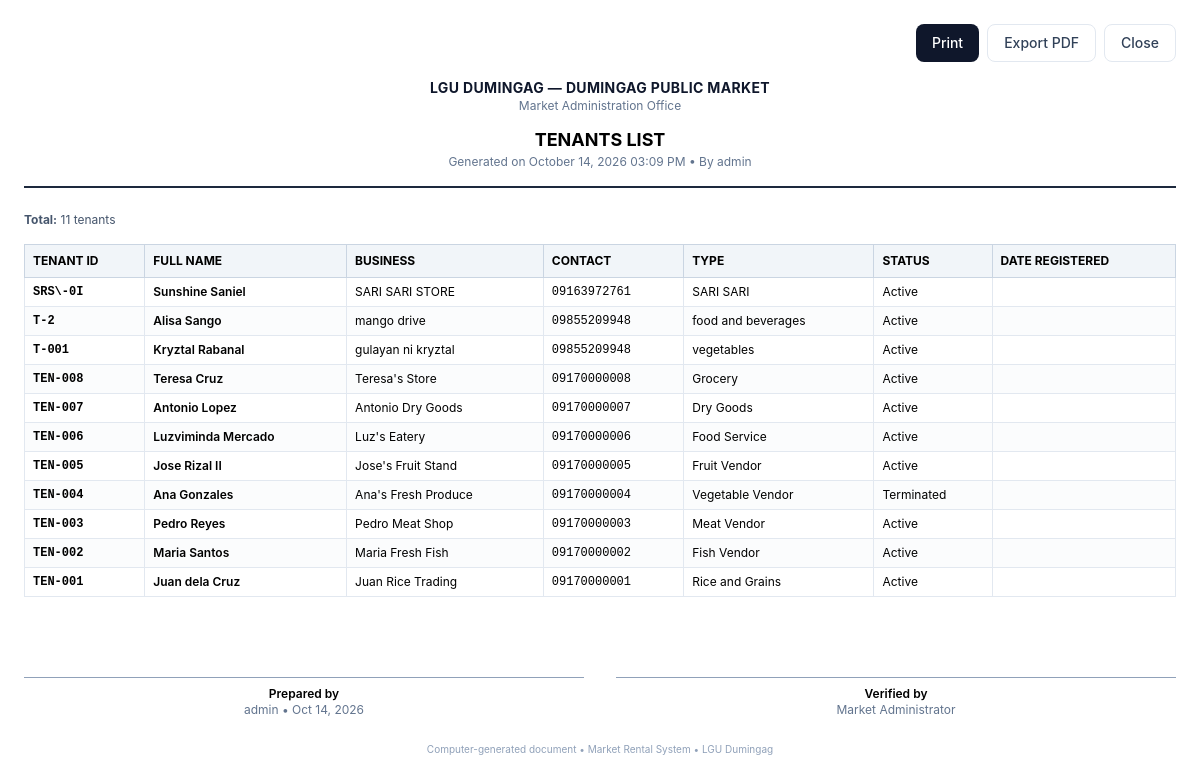
The page /tenants/print/ (signed in) on the database its author committed.
### core/models.py (models this page shows, shortened)
class SystemSetting(models.Model):
    PENALTY_TYPE_CHOICES = [
        ('fixed', 'Fixed'),
        ('percentage', 'Percentage'),
    ]
    municipality_name = models.CharField(max_length=200)
    market_name = models.CharField(max_length=200)
    office_name = models.CharField(max_length=200)
    receipt_prefix = models.CharField(max_length=20)
    default_due_day = models.PositiveIntegerField(default=5)
    penalty_type = models.CharField(max_length=20, choices=PENALTY_TYPE_CHOICES, default='percentage')
    penalty_value = models.DecimalField(max_digits=10, decimal_places=2, default=0)
    grace_period = models.PositiveIntegerField(default=5)
    logo = models.ImageField(upload_to='logos/', blank=True, null=True)
    theme_color = models.CharField(max_length=7, default='#003366')
    terms_and_conditions = models.TextField(
        default=DEFAULT_CONTRACT_TERMS,
        blank=True,
        help_text='One clause per line. Printed on every rental contract.',
    )
    class Meta:
        verbose_name = 'System Setting'
        verbose_name_plural = 'System Settings'

class Tenant(models.Model):
    STATUS_CHOICES = [
        ('Active', 'Active'),
        ('Inactive', 'Inactive'),
        ('Suspended', 'Suspended'),
        ('Terminated', 'Terminated'),
    ]
    tenant_id = models.CharField(max_length=20, unique=True)
    user = models.OneToOneField(User, on_delete=models.SET_NULL, null=True, blank=True, related_name='tenant')
    full_name = models.CharField(max_length=200)
    first_name = models.CharField(max_length=100, blank=True)
    middle_name = models.CharField(max_length=100, blank=True)
    last_name = models.CharField(max_length=100, blank=True)
    address = models.TextField()
    street = models.CharField(max_length=200, blank=True)
    barangay = models.CharField(max_length=100, blank=True)
    municipality = models.CharField(max_length=100, blank=True)
    province = models.CharField(max_length=100, blank=True)
    contact_number = models.CharField(max_length=20)
    email = models.EmailField(blank=True)
    valid_id_type = models.CharField(max_length=100, blank=True)
    valid_id_number = models.CharField(max_length=100, blank=True)
    valid_id_image = models.ImageField(upload_to='tenant_ids/', blank=True, null=True)
    business_name = models.CharField(max_length=200, blank=True)
    business_type = models.CharField(max_length=100, blank=True)
    emergency_contact_name = models.CharField(max_length=200, blank=True)
    emergency_contact_number = models.CharField(max_length=20, blank=True)
    status = models.CharField(max_length=20, choices=STATUS_CHOICES, default='Active')
    date_registered = models.DateField(auto_now_add=True)
    notes = models.TextField(blank=True)
    created_at = models.DateTimeField(auto_now_add=True)
    updated_at = models.DateTimeField(auto_now=True)
    class Meta:
        ordering = ['full_name']

### core/views/tenants.py (the view)
# urls.py: path('tenants/print/', tenant_list_print, name='tenant_list_print'),
@staff_required
def tenant_list_print(request):
    tenants = Tenant.objects.all().order_by('-created_at', '-id')
    status_filter = request.GET.get('status')
    search_query = request.GET.get('search')
    if status_filter:
        tenants = tenants.filter(status=status_filter)
    if search_query:
        tenants = tenants.filter(
            Q(full_name__icontains=search_query) |
            Q(tenant_id__icontains=search_query) |
            Q(business_name__icontains=search_query)
        )
    from core.models import SystemSetting
    context = {
        'tenants': tenants,
        'status_filter': status_filter,
        'search_query': search_query,
        'system_settings': SystemSetting.objects.first(),
        'user': request.user,
        'now': __import__('django.utils.timezone', fromlist=['now']).now(),
    }
    return render(request, 'tenants/print_list.html', context)

### core/context_processors.py (called while the page is built)
def system_settings(request):
    settings = SystemSetting.objects.first()
    return {'system_settings': settings}

def static_version(request):
    try:
        mtime = int((settings.BASE_DIR / "static" / "css" / "output.css").stat().st_mtime)
    except OSError:
        mtime = ""
    return {"STATIC_VERSION": mtime}

### core/permissions.py (called while the page is built)
def get_user_role(user):
    try:
        return user.profile.role
    except Exception:
        if user.is_superuser:
            return 'admin'
        return None

def role_required(allowed_roles):
    allowed = set(allowed_roles)
    def decorator(view_func):
        @wraps(view_func)
        @login_required
        def _wrapped(request, *args, **kwargs):
            role = get_user_role(request.user)
            if request.user.is_superuser:
                return view_func(request, *args, **kwargs)
            if role not in allowed:
                messages.error(request, 'You do not have permission to access that page.')
                return redirect('dashboard')
            return view_func(request, *args, **kwargs)
        return _wrapped
    return decorator

### templates/tenants/print_list.html (shortened to what this page needs)
{% load static humanize %}<!DOCTYPE html>
<html lang="en">
<head>
  <link rel="stylesheet" href="{% static 'css/output.css' %}?v={{ STATIC_VERSION }}">
</head>
<body class="bg-white p-6 font-sans">
  <div class="max-w-6xl mx-auto">
    <div class="no-print mb-4 flex justify-end gap-2">
      <button onclick="window.print()" class="inline-flex items-center gap-2 rounded-lg bg-slate-900 px-4 py-2 text-sm font-medium text-white hover:bg-black">Print</button>
      <a href="?{{ request.GET.urlencode }}&export=pdf" onclick="event.preventDefault(); window.location.href='{% url 'tenant_list_export_pdf' %}?{{ request.GET.urlencode }}'" class="inline-flex items-center gap-2 rounded-lg border border-slate-200 bg-white px-4 py-2 text-sm font-medium text-slate-700 hover:bg-slate-50">Export PDF</a>
      <button onclick="window.close()" class="rounded-lg border border-slate-200 bg-white px-4 py-2 text-sm font-medium text-slate-700 hover:bg-slate-50">Close</button>
    </div>
    <div class="text-center border-b-2 border-slate-800 pb-4 mb-6">
      <h1 class="text-sm font-bold uppercase tracking-wide text-slate-900">{{ system_settings.municipality_name|default:"Municipality" }} — {{ system_settings.market_name|default:"Public Market" }}</h1>
      <p class="text-xs text-slate-500">{{ system_settings.office_name|default:"Market Administration Office" }}</p>
      <h2 class="mt-3 text-lg font-bold uppercase">Tenants List</h2>
      <p class="text-xs text-slate-500">Generated on {{ now|date:"F d, Y h:i A" }} • By {{ user.get_full_name|default:user.username }}</p>
    </div>
    <div class="mb-4 flex gap-4 text-xs text-slate-600">
      <span><strong>Total:</strong> {{ tenants.count }} tenants</span>
    </div>
    <table class="w-full border-collapse text-xs">
      <thead>
        <tr class="bg-slate-100">
          <th class="border border-slate-300 px-2 py-2 text-left uppercase">Tenant ID</th>
          <th class="border border-slate-300 px-2 py-2 text-left uppercase">Full Name</th>
          <th class="border border-slate-300 px-2 py-2 text-left uppercase">Business</th>
          <th class="border border-slate-300 px-2 py-2 text-left uppercase">Contact</th>
          <th class="border border-slate-300 px-2 py-2 text-left uppercase">Type</th>
          <th class="border border-slate-300 px-2 py-2 text-left uppercase">Status</th>
          <th class="border border-slate-300 px-2 py-2 text-left uppercase">Date Registered</th>
        </tr>
      </thead>
      <tbody>
        {% for tenant in tenants %}
        <tr class="even:bg-slate-50/50">
          <td class="border border-slate-200 px-2 py-1.5 font-mono font-bold">{{ tenant.tenant_id }}</td>
          <td class="border border-slate-200 px-2 py-1.5 font-semibold">{{ tenant.full_name }}</td>
          <td class="border border-slate-200 px-2 py-1.5">{{ tenant.business_name|default:"—" }}</td>
          <td class="border border-slate-200 px-2 py-1.5 font-mono">{{ tenant.contact_number }}</td>
          <td class="border border-slate-200 px-2 py-1.5">{{ tenant.business_type|default:"—" }}</td>
          <td class="border border-slate-200 px-2 py-1.5">{{ tenant.status }}</td>
          <td class="border border-slate-200 px-2 py-1.5">{{ tenant.date_registered|date:"M d, Y"|default:tenant.created_at|date:"M d, Y" }}</td>
        </tr>
        {% empty %}
        <tr><td colspan="7" class="border border-slate-200 px-3 py-6 text-center text-slate-400">No tenants found</td></tr>
        {% endfor %}
      </tbody>
    </table>
    <div class="mt-8 grid grid-cols-2 gap-8 text-center text-xs">
      <div><div class="border-t border-slate-400 pt-2 mt-12"><p class="font-semibold">Prepared by</p><p class="text-slate-500">{{ user.get_full_name|default:user.username }} • {{ now|date:"M d, Y" }}</p></div></div>
      <div><div class="border-t border-slate-400 pt-2 mt-12"><p class="font-semibold">Verified by</p><p class="text-slate-500">Market Administrator</p></div></div>
    </div>
    <div class="mt-6 text-center text-[10px] text-slate-400">Computer-generated document • Market Rental System • {{ system_settings.municipality_name|default:"LGU" }}</div>
  </div>
</body>
</html>

### rows shown on the page
SystemSetting: municipality_name "LGU DUMINGAG", market_name "DUMINGAG PUBLIC MARKET", office_name "Market Administration Office", municipality_name "LGU Dumingag"
Tenant: tenant_id "SRS\\-0I", full_name "Sunshine Saniel", business_name "SARI SARI STORE", contact_number "09163972761", business_type "SARI SARI", status "Active"
Tenant: tenant_id "T-2", full_name "Alisa Sango", business_name "mango drive", contact_number "09855209948", business_type "food and beverages", status "Active"
Tenant: tenant_id "T-001", full_name "Kryztal Rabanal", business_name "gulayan ni kryztal", contact_number "09855209948", business_type "vegetables", status "Active"
Tenant: tenant_id "TEN-008", full_name "Teresa Cruz", business_name "Teresa's Store", contact_number "09170000008", business_type "Grocery", status "Active"
Tenant: tenant_id "TEN-007", full_name "Antonio Lopez", business_name "Antonio Dry Goods", contact_number "09170000007", business_type "Dry Goods", status "Active"
Tenant: tenant_id "TEN-006", full_name "Luzviminda Mercado", business_name "Luz's Eatery", contact_number "09170000006", business_type "Food Service", status "Active"
Tenant: tenant_id "TEN-005", full_name "Jose Rizal II", business_name "Jose's Fruit Stand", contact_number "09170000005", business_type "Fruit Vendor", status "Active"
Tenant: tenant_id "TEN-004", full_name "Ana Gonzales", business_name "Ana's Fresh Produce", contact_number "09170000004", business_type "Vegetable Vendor", status "Terminated"
Tenant: tenant_id "TEN-003", full_name "Pedro Reyes", business_name "Pedro Meat Shop", contact_number "09170000003", business_type "Meat Vendor", status "Active"
Tenant: tenant_id "TEN-002", full_name "Maria Santos", business_name "Maria Fresh Fish", contact_number "09170000002", business_type "Fish Vendor", status "Active"
Tenant: tenant_id "TEN-001", full_name "Juan dela Cruz", business_name "Juan Rice Trading", contact_number "09170000001", business_type "Rice and Grains", status "Active"

### other values the page prints
{{ now|date:"F d, Y h:i A" }} "October 14, 2026 03:09 PM"
{{ user.get_full_name|default:user.username }} "admin"
{{ tenants.count }} "11"
{{ now|date:"M d, Y" }} "Oct 14, 2026"
